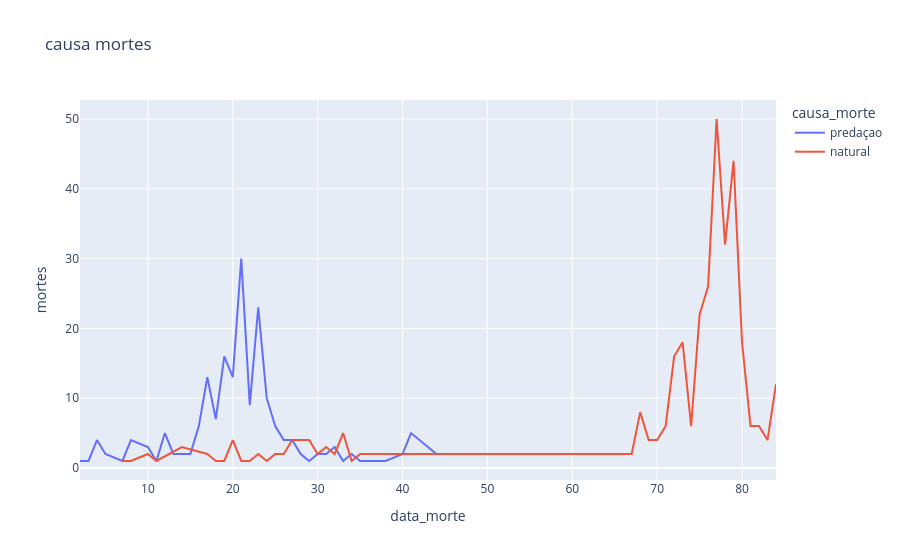

The code cell stored with this chart in its notebook:
### Code cell
df_herbivoros = df_bichos.loc[df_bichos['dieta'] == 'herbivoro']
df_morte = (
    df_herbivoros
    .groupby(['data_morte', 'causa_morte'])
    .size()
    .reset_index(name='mortes')
)

fig = px.line(
    df_morte,
    x="data_morte",
    y="mortes",
    color= "causa_morte",
    title="causa mortes"
)

fig.show()

### Figure 1 — Plotly figure (JSON) as saved in the notebook; plotly's stock layout.template omitted (floating-point values rounded to 4 significant figures)
{"data": [{"hovertemplate": "causa_morte=predaçao<br>data_morte=%{x}<br>mortes=%{y}<extra></extra>", "legendgroup": "predaçao", "line": {"color": "#636efa", "dash": "solid"}, "marker": {"symbol": "circle"}, "mode": "lines", "name": "predaçao", "orientation": "v", "showlegend": true, "type": "scatter", "x": [2, 3, 4, 5, 7, 8, 10, 11, 12, 13, 14, 15, 16, 17, 18, 19, 20, 21, 22, 23, 24, 25, 26, 27, 28, 29, 30, 31, 32, 33, 34, 35, 37, 38, 40, 41, 44, 47], "xaxis": "x", "y": [1, 1, 4, 2, 1, 4, 3, 1, 5, 2, 2, 2, 6, 13, 7, 16, 13, 30, 9, 23, 10, 6, 4, 4, 2, 1, 2, 2, 3, 1, 2, 1, 1, 1, 2, 5, 2, 2], "yaxis": "y"}, {"hovertemplate": "causa_morte=natural<br>data_morte=%{x}<br>mortes=%{y}<extra></extra>", "legendgroup": "natural", "line": {"color": "#EF553B", "dash": "solid"}, "marker": {"symbol": "circle"}, "mode": "lines", "name": "natural", "orientation": "v", "showlegend": true, "type": "scatter", "x": [7, 8, 10, 11, 14, 17, 18, 19, 20, 21, 22, 23, 24, 25, 26, 27, 29, 30, 31, 32, 33, 34, 35, 40, 50, 56, 58, 63, 64, 65, 66, 67, 68, 69, 70, 71, 72, 73, 74, 75, 76, 77, 78, 79, 80, 81, 82, 83, 84], "xaxis": "x", "y": [1, 1, 2, 1, 3, 2, 1, 1, 4, 1, 1, 2, 1, 2, 2, 4, 4, 2, 3, 2, 5, 1, 2, 2, 2, 2, 2, 2, 2, 2, 2, 2, 8, 4, 4, 6, 16, 18, 6, 22, 26, 50, 32, 44, 18, 6, 6, 4, 12], "yaxis": "y"}], "layout": {"legend": {"title": {"text": "causa_morte"}, "tracegroupgap": 0}, "title": {"text": "causa mortes"}, "xaxis": {"anchor": "y", "domain": [0, 1], "title": {"text": "data_morte"}}, "yaxis": {"anchor": "x", "domain": [0, 1], "title": {"text": "mortes"}}}}
